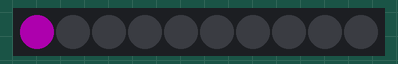
Recording of a sketch running on a simulated Arduino Uno, built with avr-gcc and run on an emulated ATmega328P. Shown: 10 RGB LEDs in strip order, left to right. Dim RGB values are drawn brighter than linear.

Above: at 0.05 s.
At 0.65 s:
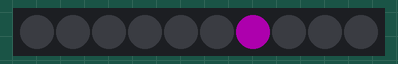
At 1.35 s:
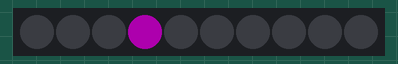

Measured:
- by itself, everything shown: repeats every 1.0 s, in 10 steps

The sketch:

forLoopExploration_V1.ino
```cpp
//simple sketch to demonstrate how a for loop can be used to manipulate data
//written for Circuit Playground Classic
//written by David Crittenden 2/22

#include <Adafruit_NeoPixel.h>
#define LED_PIN 17 //onboard NeoPixels are on pin 17
#define LED_COUNT 10 //10 onboard NeoPixels

Adafruit_NeoPixel strip(LED_COUNT, LED_PIN, NEO_GRB + NEO_KHZ800);

int wait = 100;//used in the for loop


void setup()
{
  strip.begin();
  strip.show();
  strip.setBrightness(50);
}

void loop()
{
  for (int i = 0; i < strip.numPixels(); i++)
  {
    strip.clear();//turns everything off - play with removing this line entirely or placing outside of the for loop
    strip.setPixelColor(i, 255, 0, 255);//sets the pixel with the same value as i, a color expressed in RGB
    strip.show();
    delay(wait);
  }
}
```
